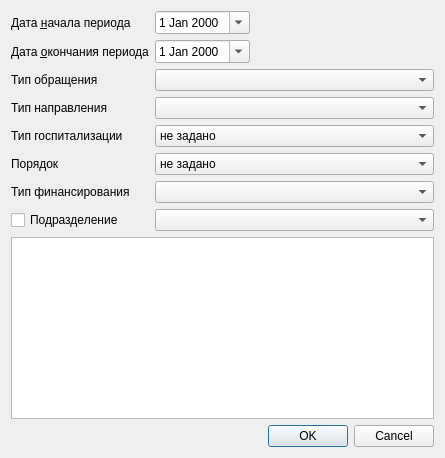
<?xml version="1.0" encoding="UTF-8"?>
<ui version="4.0">
 <class>ReportF14Children</class>
 <widget class="QDialog" name="ReportF14Children">
  <property name="geometry">
   <rect>
    <x>0</x>
    <y>0</y>
    <width>445</width>
    <height>458</height>
   </rect>
  </property>
  <property name="windowTitle">
   <string>Dialog</string>
  </property>
  <layout class="QGridLayout" name="gridLayout">
   <item row="2" column="0">
    <widget class="QLabel" name="lblEventType">
     <property name="text">
      <string>Тип обращения</string>
     </property>
    </widget>
   </item>
   <item row="7" column="0" colspan="2">
    <widget class="QLabel" name="label">
     <property name="text">
      <string>Тип финансирования</string>
     </property>
    </widget>
   </item>
   <item row="7" column="2">
    <widget class="CRBComboBox" name="cmbFinance"/>
   </item>
   <item row="5" column="0" colspan="2">
    <widget class="QLabel" name="lblOrder">
     <property name="text">
      <string>Порядок</string>
     </property>
    </widget>
   </item>
   <item row="8" column="2">
    <widget class="COrgStructureComboBox" name="cmbOrgStructure"/>
   </item>
   <item row="4" column="2">
    <widget class="QComboBox" name="cmbTypeHosp">
     <item>
      <property name="text">
       <string>не задано</string>
      </property>
     </item>
     <item>
      <property name="text">
       <string>круглосуточный стационар</string>
      </property>
     </item>
     <item>
      <property name="text">
       <string>дневной стационар</string>
      </property>
     </item>
     <item>
      <property name="text">
       <string>амбулаторно</string>
      </property>
     </item>
    </widget>
   </item>
   <item row="0" column="2">
    <widget class="CDateEdit" name="edtBegDate">
     <property name="sizePolicy">
      <sizepolicy hsizetype="Maximum" vsizetype="Fixed">
       <horstretch>0</horstretch>
       <verstretch>0</verstretch>
      </sizepolicy>
     </property>
     <property name="calendarPopup">
      <bool>true</bool>
     </property>
    </widget>
   </item>
   <item row="5" column="2">
    <widget class="QComboBox" name="cmbOrder">
     <item>
      <property name="text">
       <string>не задано</string>
      </property>
     </item>
     <item>
      <property name="text">
       <string>планово</string>
      </property>
     </item>
     <item>
      <property name="text">
       <string>экстренно</string>
      </property>
     </item>
    </widget>
   </item>
   <item row="0" column="0" colspan="2">
    <widget class="QLabel" name="lblBegDate">
     <property name="text">
      <string>Дата &amp;начала периода</string>
     </property>
     <property name="buddy">
      <cstring>edtBegDate</cstring>
     </property>
    </widget>
   </item>
   <item row="1" column="0" colspan="2">
    <widget class="QLabel" name="lblEndDate">
     <property name="text">
      <string>Дата &amp;окончания периода</string>
     </property>
     <property name="buddy">
      <cstring>edtEndDate</cstring>
     </property>
    </widget>
   </item>
   <item row="9" column="0" rowspan="2" colspan="3">
    <widget class="CRBListBox" name="lstOrgStructure"/>
   </item>
   <item row="8" column="0" colspan="2">
    <widget class="QCheckBox" name="chkOrgStructure">
     <property name="text">
      <string>Подразделение</string>
     </property>
    </widget>
   </item>
   <item row="1" column="2">
    <widget class="CDateEdit" name="edtEndDate">
     <property name="sizePolicy">
      <sizepolicy hsizetype="Maximum" vsizetype="Fixed">
       <horstretch>0</horstretch>
       <verstretch>0</verstretch>
      </sizepolicy>
     </property>
     <property name="calendarPopup">
      <bool>true</bool>
     </property>
    </widget>
   </item>
   <item row="4" column="0" colspan="2">
    <widget class="QLabel" name="lblTypeHosp">
     <property name="text">
      <string>Тип госпитализации</string>
     </property>
    </widget>
   </item>
   <item row="11" column="2">
    <widget class="QDialogButtonBox" name="buttonBox">
     <property name="orientation">
      <enum>Qt::Horizontal</enum>
     </property>
     <property name="standardButtons">
      <set>QDialogButtonBox::Cancel|QDialogButtonBox::Ok</set>
     </property>
    </widget>
   </item>
   <item row="2" column="2">
    <widget class="CRBComboBox" name="cmbEventType"/>
   </item>
   <item row="3" column="0" colspan="2">
    <widget class="QLabel" name="lblEventPerpose">
     <property name="text">
      <string>Тип направления</string>
     </property>
    </widget>
   </item>
   <item row="3" column="2">
    <widget class="CRBComboBox" name="cmbEventPurpose"/>
   </item>
  </layout>
 </widget>
 <customwidgets>
  <customwidget>
   <class>CDateEdit</class>
   <extends>QDateEdit</extends>
   <header>library/DateEdit</header>
  </customwidget>
  <customwidget>
   <class>CRBListBox</class>
   <extends>QListView</extends>
   <header>library/RBListBox.h</header>
  </customwidget>
  <customwidget>
   <class>CRBComboBox</class>
   <extends>QComboBox</extends>
   <header>library/crbcombobox.h</header>
  </customwidget>
  <customwidget>
   <class>COrgStructureComboBox</class>
   <extends>QComboBox</extends>
   <header>Orgs/OrgStructComboBoxes</header>
  </customwidget>
 </customwidgets>
 <resources/>
 <connections>
  <connection>
   <sender>buttonBox</sender>
   <signal>accepted()</signal>
   <receiver>ReportF14Children</receiver>
   <slot>accept()</slot>
   <hints>
    <hint type="sourcelabel">
     <x>248</x>
     <y>254</y>
    </hint>
    <hint type="destinationlabel">
     <x>157</x>
     <y>274</y>
    </hint>
   </hints>
  </connection>
  <connection>
   <sender>buttonBox</sender>
   <signal>rejected()</signal>
   <receiver>ReportF14Children</receiver>
   <slot>reject()</slot>
   <hints>
    <hint type="sourcelabel">
     <x>316</x>
     <y>260</y>
    </hint>
    <hint type="destinationlabel">
     <x>286</x>
     <y>274</y>
    </hint>
   </hints>
  </connection>
 </connections>
</ui>
